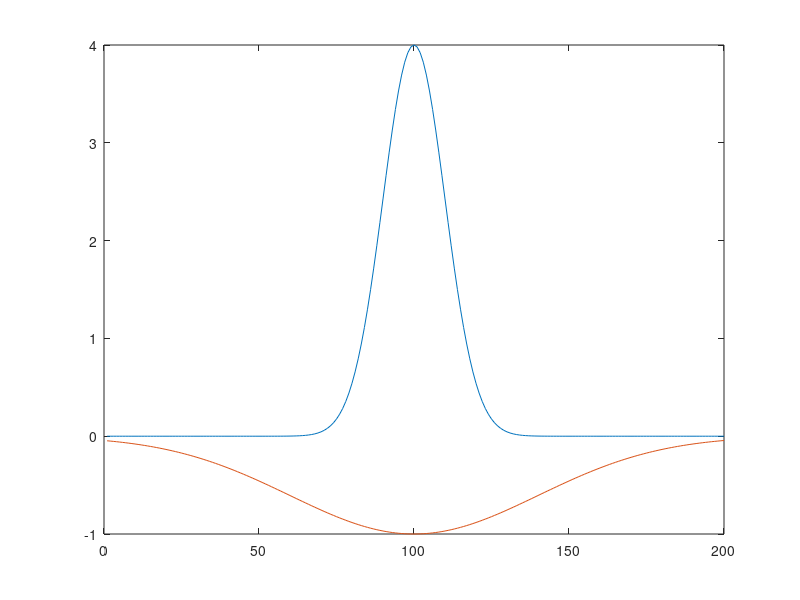
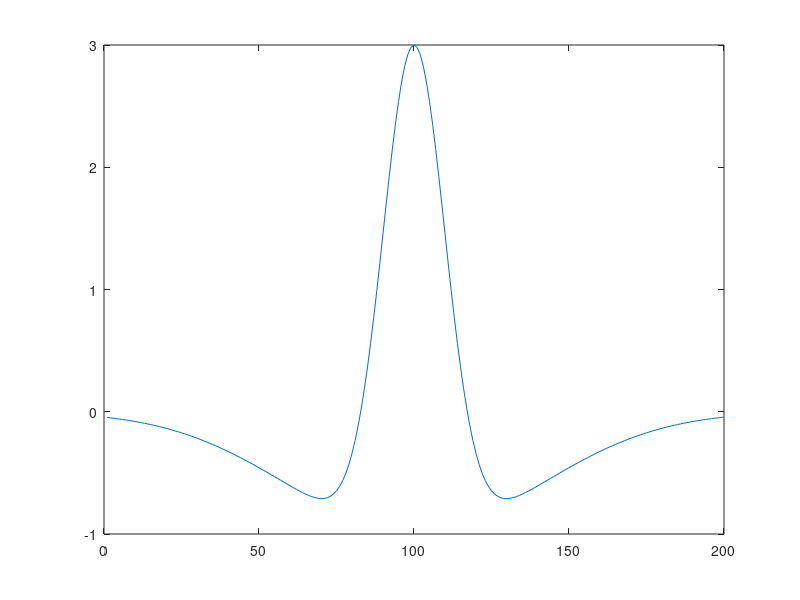
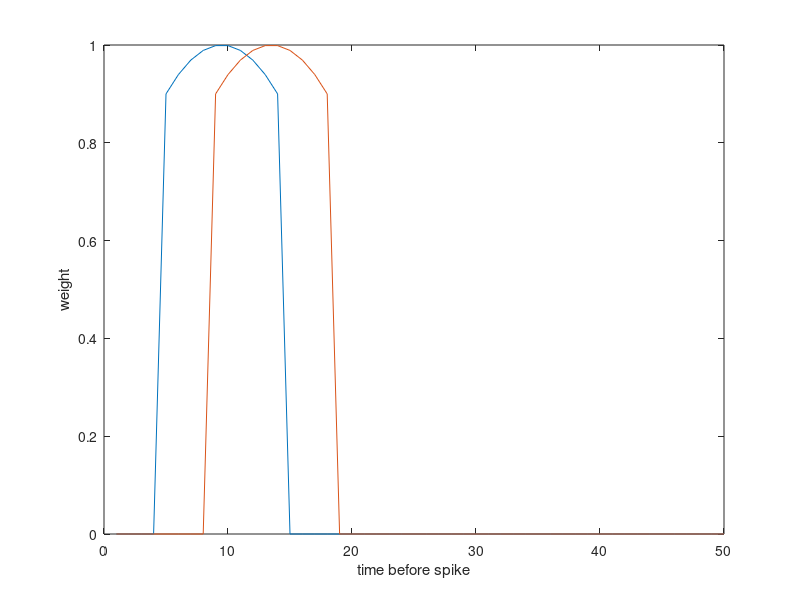
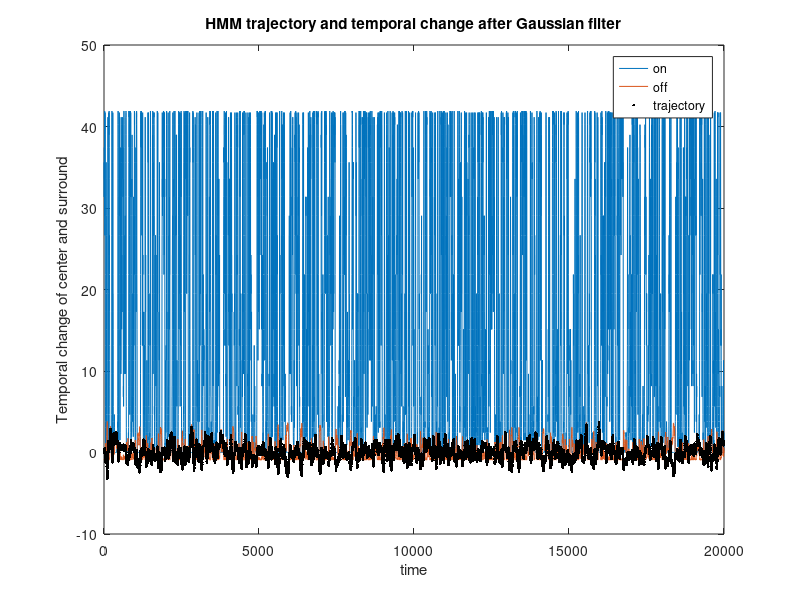

MATLAB code for these plots, in order:
clear all;
close all;
%% All parameter
HMM = 1;
T = 20000;
dt=1/60;
bar_size = 5;
stimulus_range = 200;

G_HMM = 9;
G_OU = 2.45;

ratio_on = 4;
ratio_off = -1;
on_sigma = 10;
off_sigma = 40;

integration_time = 50;
size_curve = 10;

On_delay = 5;
Off_delay = 9;
%% Setup bar position and trajectory

if HMM
%% HMM trajectory

D_HMM = 2700000; %dynamical range
omega =G_HMM/2.12;   % omega = G/(2w)=1.06; follow Bielak's overdamped dynamics/ 2015PNAS
Xarray = zeros(1,T);
Xarray(1,1)=0; % since the mean value of damped eq is zero
Vx = zeros(1,T);
%Use rntest(t)!!!
for t = 1:T-1
    Xarray(t+1) = Xarray(t) + Vx(t)*dt;
    Vx(t+1) = (1-G_HMM*dt)*Vx(t) - omega^2*Xarray(t)*dt + sqrt(dt*D_HMM)*randn;
end
nrx= (stimulus_range-bar_size*2-1)/(max(Xarray)-min(Xarray));
Xarray2=Xarray*nrx;
Xarray3=Xarray2+bar_size+1-min(Xarray2);%rearrange the boundary values
newXarray=round(Xarray3);


else
%% OU trajectory

D_OU = 2700000; %dynamical range
omega =G_OU/2.12;   % omega = G/(2w)=1.06; follow Bielak's overdamped dynamics/ 2015PNAS
x = zeros(1,T);
x(1,1)=0; % since the mean value of damped eq is zero
for uu = 1:T-1
    x(uu+1) = (1-dt*G_OU/(2.12)^2)*x(uu)+sqrt(dt*D_OU)*randn;
end
% Normalize to proper moving range
nrx=(stimulus_range-bar_size*2-1)/(max(x)-min(x));
x2=x*nrx;
x3=x2+bar_size+1-min(x2);%rearrange the boundary values
newXarray=round(x3);


end

bar_position = zeros(T,stimulus_range);

for step = 1:T
   bar_position(step,newXarray(step)-bar_size:newXarray(step)+bar_size) = ones(1,2*bar_size+1); 
end

figure(100)
plot(1:T,newXarray-100);


%% Receptive field center surround filter


range = 1:stimulus_range;
On = ratio_on *gaussmf(range,[on_sigma stimulus_range/2]);
Off = ratio_off*gaussmf(range,[off_sigma stimulus_range/2]);
figure(1)
plot(range,On);hold on
plot(range,Off);hold off
figure(2)
plot(range,On+Off);


%% On and Off temporal filter

On_temporal = zeros(1,integration_time);
Off_temporal = zeros(1,integration_time);
x = linspace(-1.0, 1.0, size_curve);
curve = -0.1*x.*x+1;
On_temporal(On_delay:On_delay+size_curve-1) = On_temporal(On_delay:On_delay+size_curve-1)+curve;
Off_temporal(Off_delay:Off_delay+size_curve-1) = Off_temporal(Off_delay:Off_delay+size_curve-1)+curve;
figure(3)
plot(1:integration_time,On_temporal);hold on
plot(1:integration_time,Off_temporal);hold off
xlabel('time before spike')
ylabel('weight')


%% Convolution of stimulus and receptive field
conv_on = zeros(1,T);
conv_off = zeros(1,T);
for t = 1:T
    conv_on(t) = sum(bar_position(t,:).*On);
    conv_off(t) = sum(bar_position(t,:).*Off);
end
figure(4)
plot(1:T,conv_on-min(conv_on));hold on
plot(1:T,normalize(conv_off));hold on
plot(1:T,normalize(newXarray-100),'k.');hold off
xlabel('time')
ylabel('Temporal change of center and surround')
title('HMM trajectory and temporal change after Gaussian filter')
legend('on','off','trajectory')


%% Temporal filtering
temp_on =zeros(1,T-integration_time);
temp_off =zeros(1,T-integration_time);
for t = 1:T-integration_time
    temp_on(t) = sum(conv_on(t:t+integration_time-1).*fliplr(On_temporal));
    temp_off(t) = sum(conv_off(t:t+integration_time-1).*fliplr(Off_temporal));
end
% 
% 
% figure(5)
% plot(1:T-integration_time,normalize(temp_on));hold on
% plot(integration_time+1:T,normalize(conv_on(integration_time+1:T)))
% xlabel('time')
% ylabel('Temporal change of ON')
% title('On temporal change before and after temporal filter')
% legend('After filter','Before filter')
% set(gcf,'units','normalized','outerposition',[0 0 1 1])
% 
% figure(6)
% plot(1:T-integration_time,normalize(temp_off));hold on
% plot(integration_time+1:T,normalize(conv_off(integration_time+1:T)))
% title('OFF temporal change before and after temporal filter')
% ylabel('Temporal change of Off')
% xlabel('time')
% legend('After filter','Before filter')
% set(gcf,'units','normalized','outerposition',[0 0 1 1])
% 

%% Subtraction of ON and OFF

Subtraction = temp_on + temp_off;
% figure(7)
% plot(1:T-integration_time,normalize(Subtraction));hold on;
% plot(integration_time+1:T,normalize(newXarray(integration_time+1:T)),'k.');hold off
% xlabel('time')
% ylabel('Subtraction of ON and OFF')
% title('Effect of subtraction')
% legend('Subtract','trajectory')
% set(gcf,'units','normalized','outerposition',[0 0 1 1])
% 
% figure(8)
% plot(integration_time+1:T,temp_on);hold on;
% plot(integration_time+1:T,temp_off);hold on;
% plot(1:T-integration_time,Subtraction);hold off;
% xlabel('time')
% ylabel('Volt')
% title('Comparison of ON and OFF')
% legend('on','off','subtraction')
% set(gcf,'units','normalized','outerposition',[0 0 1 1])


%% Calculation of MI
% TheStimuli = newXarray(integration_time+1:T);
% StimuSN=30; %number of stimulus states
% nX=sort(TheStimuli);
% abin=length(nX)/StimuSN;
% intervals=[nX(1:abin:end) inf]; % inf: the last term: for all rested values
% temp=0; isi2=[];
% for jj=1:length(TheStimuli)
%     temp=temp+1;
%     isi2(temp) = find(TheStimuli(jj)<=intervals,1);
% end
% TheStimuli = Subtraction;
% backward = 100;
% forward = 100;
% BinningInterval =1;
% nX=sort(temp_on);
% abin=length(nX)/StimuSN;
% intervals=[nX(1:abin:end) inf]; % inf: the last term: for all rested values
% temp=0; Neurons=[];
% for jj=1:length(TheStimuli)
%     temp=temp+1;
%     Neurons(temp) = find(TheStimuli(jj)<=intervals,1);
% end
% 
% dat=[];informationp=[];temp=backward+2;
% for i=1:backward+1 %past(t<0)
%     x = Neurons((i-1)+forward+1:length(Neurons)-backward+(i-1))';
%     y = isi2(forward+1:length(isi2)-backward)';
%     dat{i}=[x,y];
%     norm=BinningInterval;
% 
%     [N,C]=hist3(dat{i},[max(Neurons)+1,max(isi2)]); %20:dividing firing rate  6:# of stim
%     px=sum(N,1)/sum(sum(N)); 
%     py=sum(N,2)/sum(sum(N)); 
%     pxy=N/sum(sum(N));
%     temp2=[];
%     for j=1:length(px)
%         for k=1:length(py)
%           temp2(k,j)=pxy(k,j)*log( pxy(k,j)/ (py(k)*px(j)) )/log(2)/norm;
%         end
%     end
%     temp=temp-1;
%     informationp(temp)=nansum(temp2(:));
% 
% end  
% 
% dat=[];informationf=[];temp=0;sdat=[];
% for i=1:forward
%     x =Neurons(forward+1-i:length(Neurons)-backward-i)';
%     y = isi2(forward+1:length(isi2)-backward)';
%     dat{i}=[x,y];
%     norm=BinningInterval;
% 
%     [N,C]=hist3(dat{i},[max(Neurons)+1,max(isi2)]); %20:dividing firing rate  6:# of stim
%     px=sum(N,1)/sum(sum(N)); 
%     py=sum(N,2)/sum(sum(N)); 
%     pxy=N/sum(sum(N));
%     temp2=[];
%     for j=1:length(px)
%         for k=1:length(py)
%             temp2(k,j)=pxy(k,j)*log( pxy(k,j)/ (py(k)*px(j)) )/log(2)/norm;
%         end
%     end
%     temp=temp+1;
%     informationf(temp)=nansum(temp2(:));
% 
% end
% figure(9)
% information=[informationp informationf];
% time=[-backward:forward];
% plot(time,information);
% xlabel('time shift')
% ylabel('MI(bits)')
